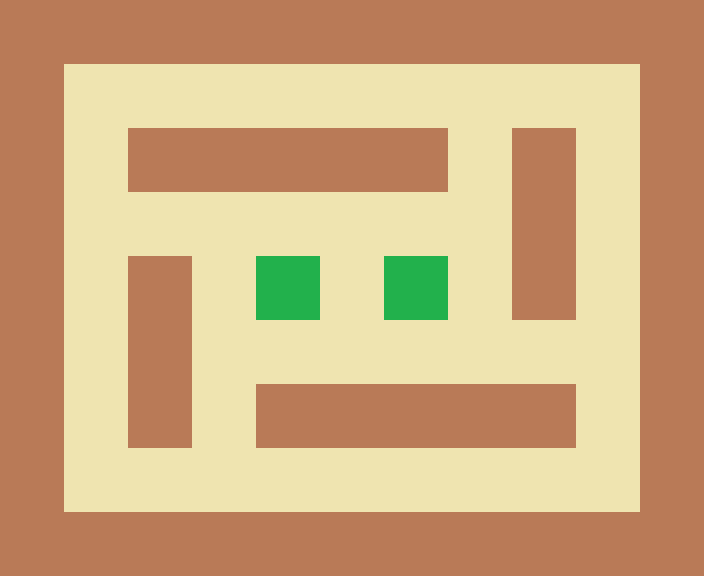

Rendered tile map (Tiled .tmx) drawn with the repository's tilesets; below, a short description and the full map source, tile grids included:
An orthogonal 11x9 tile map with 64x64 px tiles, 2 tile layers (tiles, enemies).

<map version="1.0" orientation="orthogonal" width="11" height="9" tilewidth="64" tileheight="64">
 <tileset firstgid="1" name="tiled" tilewidth="64" tileheight="64">
  <image source="../tiled.png" width="256" height="128" />
 </tileset>
 <layer name="tiles" width="11" height="9">
  <data>
   <tile gid="1" />
   <tile gid="1" />
   <tile gid="1" />
   <tile gid="1" />
   <tile gid="1" />
   <tile gid="1" />
   <tile gid="1" />
   <tile gid="1" />
   <tile gid="1" />
   <tile gid="1" />
   <tile gid="1" />
   <tile gid="1" />
   <tile gid="2" />
   <tile gid="2" />
   <tile gid="2" />
   <tile gid="2" />
   <tile gid="2" />
   <tile gid="2" />
   <tile gid="2" />
   <tile gid="2" />
   <tile gid="2" />
   <tile gid="1" />
   <tile gid="1" />
   <tile gid="2" />
   <tile gid="1" />
   <tile gid="1" />
   <tile gid="1" />
   <tile gid="1" />
   <tile gid="1" />
   <tile gid="2" />
   <tile gid="1" />
   <tile gid="2" />
   <tile gid="1" />
   <tile gid="1" />
   <tile gid="2" />
   <tile gid="2" />
   <tile gid="2" />
   <tile gid="2" />
   <tile gid="2" />
   <tile gid="2" />
   <tile gid="2" />
   <tile gid="1" />
   <tile gid="2" />
   <tile gid="1" />
   <tile gid="1" />
   <tile gid="2" />
   <tile gid="1" />
   <tile gid="2" />
   <tile gid="2" />
   <tile gid="2" />
   <tile gid="2" />
   <tile gid="2" />
   <tile gid="1" />
   <tile gid="2" />
   <tile gid="1" />
   <tile gid="1" />
   <tile gid="2" />
   <tile gid="1" />
   <tile gid="2" />
   <tile gid="2" />
   <tile gid="2" />
   <tile gid="2" />
   <tile gid="2" />
   <tile gid="2" />
   <tile gid="2" />
   <tile gid="1" />
   <tile gid="1" />
   <tile gid="2" />
   <tile gid="1" />
   <tile gid="2" />
   <tile gid="1" />
   <tile gid="1" />
   <tile gid="1" />
   <tile gid="1" />
   <tile gid="1" />
   <tile gid="2" />
   <tile gid="1" />
   <tile gid="1" />
   <tile gid="2" />
   <tile gid="2" />
   <tile gid="2" />
   <tile gid="2" />
   <tile gid="2" />
   <tile gid="2" />
   <tile gid="2" />
   <tile gid="2" />
   <tile gid="2" />
   <tile gid="1" />
   <tile gid="1" />
   <tile gid="1" />
   <tile gid="1" />
   <tile gid="1" />
   <tile gid="1" />
   <tile gid="1" />
   <tile gid="1" />
   <tile gid="1" />
   <tile gid="1" />
   <tile gid="1" />
   <tile gid="1" />
  </data>
 </layer>
 <layer name="enemies" width="11" height="9">
  <data>
   <tile gid="0" />
   <tile gid="0" />
   <tile gid="0" />
   <tile gid="0" />
   <tile gid="0" />
   <tile gid="0" />
   <tile gid="0" />
   <tile gid="0" />
   <tile gid="0" />
   <tile gid="0" />
   <tile gid="0" />
   <tile gid="0" />
   <tile gid="0" />
   <tile gid="0" />
   <tile gid="0" />
   <tile gid="0" />
   <tile gid="0" />
   <tile gid="0" />
   <tile gid="0" />
   <tile gid="0" />
   <tile gid="0" />
   <tile gid="0" />
   <tile gid="0" />
   <tile gid="0" />
   <tile gid="0" />
   <tile gid="0" />
   <tile gid="0" />
   <tile gid="0" />
   <tile gid="0" />
   <tile gid="0" />
   <tile gid="0" />
   <tile gid="0" />
   <tile gid="0" />
   <tile gid="0" />
   <tile gid="0" />
   <tile gid="0" />
   <tile gid="0" />
   <tile gid="0" />
   <tile gid="0" />
   <tile gid="0" />
   <tile gid="0" />
   <tile gid="0" />
   <tile gid="0" />
   <tile gid="0" />
   <tile gid="0" />
   <tile gid="0" />
   <tile gid="0" />
   <tile gid="0" />
   <tile gid="6" />
   <tile gid="0" />
   <tile gid="6" />
   <tile gid="0" />
   <tile gid="0" />
   <tile gid="0" />
   <tile gid="0" />
   <tile gid="0" />
   <tile gid="0" />
   <tile gid="0" />
   <tile gid="0" />
   <tile gid="0" />
   <tile gid="0" />
   <tile gid="0" />
   <tile gid="0" />
   <tile gid="0" />
   <tile gid="0" />
   <tile gid="0" />
   <tile gid="0" />
   <tile gid="0" />
   <tile gid="0" />
   <tile gid="0" />
   <tile gid="0" />
   <tile gid="0" />
   <tile gid="0" />
   <tile gid="0" />
   <tile gid="0" />
   <tile gid="0" />
   <tile gid="0" />
   <tile gid="0" />
   <tile gid="0" />
   <tile gid="0" />
   <tile gid="0" />
   <tile gid="0" />
   <tile gid="0" />
   <tile gid="0" />
   <tile gid="0" />
   <tile gid="0" />
   <tile gid="0" />
   <tile gid="0" />
   <tile gid="0" />
   <tile gid="0" />
   <tile gid="0" />
   <tile gid="0" />
   <tile gid="0" />
   <tile gid="0" />
   <tile gid="0" />
   <tile gid="0" />
   <tile gid="0" />
   <tile gid="0" />
   <tile gid="0" />
  </data>
 </layer>
</map>
